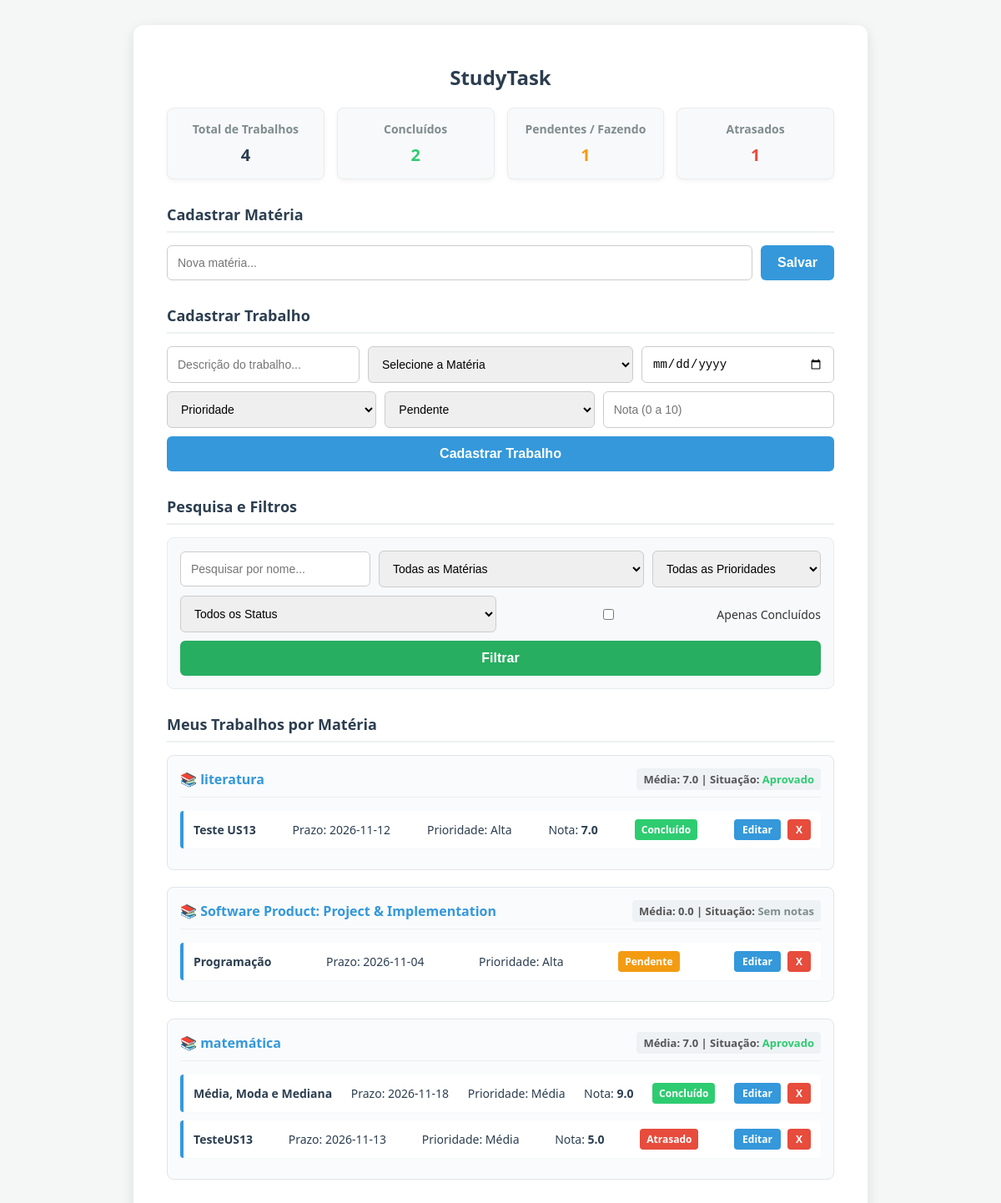
The page / on the database its author committed.
### tables this page shows
CREATE TABLE materias (
            id INTEGER PRIMARY KEY AUTOINCREMENT,
            nome TEXT NOT NULL
        );

CREATE TABLE trabalhos (
            id INTEGER PRIMARY KEY AUTOINCREMENT,
            descricao TEXT NOT NULL,
            materia_id INTEGER NOT NULL,
            prazo TEXT NOT NULL,
            prioridade TEXT NOT NULL,
            status TEXT NOT NULL,
            ativo INTEGER DEFAULT 1, nota REAL,
            FOREIGN KEY (materia_id) REFERENCES materias (id)
        );

### controller/rotas.py (the view, shortened to what this page needs)
@materia_bp.route('/', methods=['GET', 'POST'])
def home():
    filtro_materia = request.args.get('materia_id')
    filtro_prioridade = request.args.get('prioridade')
    filtro_status = request.args.get('status')
    termo_busca = request.args.get('busca')
    apenas_concluidos = request.args.get('apenas_concluidos') == '1'
    materias_salvas = buscar_materias()
    trabalhos_salvos = buscar_trabalhos(
        materia_id=filtro_materia,
        prioridade=filtro_prioridade,
        status=filtro_status,
        busca=termo_busca,
        apenas_concluidos=apenas_concluidos
    )
    todos_trabalhos = buscar_trabalhos()
    total_geral = len(todos_trabalhos)
    total_concluidos = sum(1 for t in todos_trabalhos if t[5] == 'Concluído')
    total_pendentes = sum(1 for t in todos_trabalhos if t[5] in ['Pendente', 'Fazendo'])
    total_atrasados = sum(1 for t in todos_trabalhos if t[5] == 'Atrasado')
    totais = {
        'geral': total_geral,
        'concluidos': total_concluidos,
        'pendentes': total_pendentes,
        'atrasados': total_atrasados
    }
    medias_materias = {}
    for materia in materias_salvas:
        m_id, m_nome = materia[0], materia[1]
        trabalhos_materia = [t for t in todos_trabalhos if t[2] == m_nome and t[7] is not None]
        if trabalhos_materia:
            soma_notas = sum(t[7] for t in trabalhos_materia)
            media = soma_notas / len(trabalhos_materia)
            status_aprovacao = "Aprovado" if media >= 6.0 else "Reprovado"
        else:
            media = 0.0
            status_aprovacao = "Sem notas"
        medias_materias[m_id] = {
            'media': round(media, 2),
            'situacao': status_aprovacao
        }
    return render_template('index.html',
                           materias=materias_salvas,
                           trabalhos=trabalhos_salvos,
                           totais=totais,
                           medias_materias=medias_materias)

### model/materia_model.py (called while the page is built)
def get_conexao():
    return sqlite3.connect('banco.db')

def buscar_materias():
    conexao = get_conexao()
    cursor = conexao.cursor()
    cursor.execute('SELECT * FROM materias')
    resultado = cursor.fetchall()
    conexao.close()
    return resultado

### model/trabalho_model.py (called while the page is built)
def get_conexao():
    return sqlite3.connect('banco.db')

### templates/index.html (shortened to what this page needs)
<!DOCTYPE html>
<html lang="pt-br">
<head>
</head>
<body>
    <div class="container">
        <h1>StudyTask</h1>
        <div class="painel-totais">
            <div class="card-totais">
                <h3>Total de Trabalhos</h3>
                <p>{{ totais.geral }}</p>
            </div>
            <div class="card-totais">
                <h3>Concluídos</h3>
                <p style="color: #2ecc71;">{{ totais.concluidos }}</p>
            </div>
            <div class="card-totais">
                <h3>Pendentes / Fazendo</h3>
                <p style="color: #f39c12;">{{ totais.pendentes }}</p>
            </div>
            <div class="card-totais">
                <h3>Atrasados</h3>
                <p style="color: #e74c3c;">{{ totais.atrasados }}</p>
            </div>
        </div>
        <h2>Cadastrar Matéria</h2>
        <form method="POST" action="/">
            <input type="text" name="nome_materia" placeholder="Nova matéria..." required autocomplete="off">
            <button type="submit" style="flex: 0 1 auto;">Salvar</button>
        </form>
        {% set t = trabalho_edicao %}
        <h2>{% if t %}Editar Trabalho{% else %}Cadastrar Trabalho{% endif %}</h2>
        <form method="POST" action="{% if t %}{{ url_for('materia.editar_trabalho', trabalho_id=t[0]) }}{% else %}/{% endif %}">
            <input type="text" name="descricao_trabalho" placeholder="Descrição do trabalho..." required autocomplete="off" value="{{ t[1] if t else '' }}">
            <select name="materia_id" required>
                <option value="" disabled {% if not t %}selected{% endif %}>Selecione a Matéria</option>
            </select>
            <input type="date" name="prazo" required value="{{ t[3] if t else '' }}">
            <select name="prioridade" required>
                <option value="" disabled {% if not t %}selected{% endif %}>Prioridade</option>
            </select>
            <select name="status" required>
                <option value="Pendente" {% if t and t[5] == 'Pendente' %}selected{% endif %}>Pendente</option>
            </select>
            <input type="number" step="0.1" min="0" max="10" name="nota" placeholder="Nota (0 a 10)" value="{{ t[6] if t and t[6] is not none else '' }}">
            <button type="submit">{% if t %}Salvar Alterações{% else %}Cadastrar Trabalho{% endif %}</button>
        </form>
        <h2>Pesquisa e Filtros</h2>
        <form method="GET" action="/" style="background: #f8f9fa; padding: 15px; border-radius: 8px; border: 1px solid #e9ecef; align-items: center;">
            <input type="text" name="busca" placeholder="Pesquisar por nome..." value="{{ request.args.get('busca', '') }}">
            <select name="materia_id">
                <option value="">Todas as Matérias</option>
            </select>
            <select name="prioridade">
                <option value="">Todas as Prioridades</option>
            </select>
            <select name="status">
                <option value="">Todos os Status</option>
            </select>
            <label style="display: flex; align-items: center; gap: 6px; font-size: 14px; cursor: pointer; flex: 1 1 150px;">
                <input type="checkbox" name="apenas_concluidos" value="1" {% if request.args.get('apenas_concluidos') == '1' %}checked{% endif %}>
                Apenas Concluídos
            </label>
            <button type="submit" style="background-color: #27ae60; flex: 1 1 100%;">Filtrar</button>
        </form>
        <h2>Meus Trabalhos por Matéria</h2>
        {% for materia in materias %}
            <div class="bloco-materia">
                <h3>
                    <span>📚 {{ materia[1] }}</span>
                    {% if medias_materias and materia[0] in medias_materias %}
                        {% set info = medias_materias[materia[0]] %}
                        <div class="info-media">
                            Média: <strong>{{ info.media }}</strong> |
                            Situação:
                            <span class="{% if info.situacao == 'Aprovado' %}situacao-aprovado{% elif info.situacao == 'Reprovado' %}situacao-reprovado{% else %}situacao-neutro{% endif %}">
                                {{ info.situacao }}
                            </span>
                        </div>
                    {% endif %}
                </h3>
                <ul>
                    {% for trabalho in trabalhos %}
                        {% if trabalho[2] == materia[1] %}
                            <li>
                                <div class="trabalho-info">
                                    <strong>{{ trabalho[1] }}</strong>
                                    <span>Prazo: {{ trabalho[3] }}</span>
                                    <span>Prioridade: {{ trabalho[4] }}</span>
                                    {% if trabalho[7] is not none %}
                                        <span>Nota: <strong>{{ trabalho[7] }}</strong></span>
                                    {% endif %}
                                    <span class="badge
                                        {% if trabalho[5] == 'Concluído' %}bg-concluido
                                        {% elif trabalho[5] == 'Fazendo' %}bg-fazendo
                                        {% elif trabalho[5] == 'Atrasado' %}bg-atrasado
                                        {% else %}bg-pendente{% endif %}">
                                        {{ trabalho[5] }}
                                    </span>
                                    <div class="acoes">
                                        <a href="{{ url_for('materia.editar_trabalho', trabalho_id=trabalho[0]) }}" class="btn-editar">Editar</a>
                                        <a href="{{ url_for('materia.desativar', trabalho_id=trabalho[0]) }}" class="btn-desativar" onclick="return confirm('Tem certeza que deseja inativar este trabalho?')">X</a>
                                    </div>
                                </div>
                            </li>
                        {% endif %}
                    {% endfor %}
                </ul>
            </div>
        {% else %}
            <p style="color: #7f8c8d; text-align: center;">Nenhuma matéria cadastrada.</p>
        {% endfor %}
    </div>
</body>
</html>

### templates/index.html (style rules this page uses)
body { font-family: 'Segoe UI', Tahoma, Geneva, Verdana, sans-serif; background-color: #f4f7f6; color: #333; display: flex; justify-content: center; padding: 30px 20px; margin: 0; }
.container { background: #ffffff; padding: 30px 40px; border-radius: 12px; box-shadow: 0 4px 15px rgba(0, 0, 0, 0.1); width: 100%; max-width: 800px; }
h1 { text-align: center; font-size: 24px; color: #2c3e50; margin-bottom: 20px; }
.painel-totais { display: grid; grid-template-columns: repeat(auto-fit, minmax(150px, 1fr)); gap: 15px; margin-bottom: 30px; }
.card-totais { background: #f8f9fa; padding: 15px; border-radius: 8px; text-align: center; border: 1px solid #e9ecef; box-shadow: 0 2px 5px rgba(0,0,0,0.05); }
.card-totais h3 { margin: 0; font-size: 14px; color: #7f8c8d; }
.card-totais p { margin: 8px 0 0 0; font-size: 20px; font-weight: bold; color: #2c3e50; }
form { display: flex; flex-wrap: wrap; gap: 10px; margin-bottom: 30px; }
input, select { flex: 1 1 150px; padding: 12px; border: 1px solid #ccc; border-radius: 6px; font-size: 14px; outline: none; }
button { background-color: #3498db; color: white; border: none; padding: 12px 20px; border-radius: 6px; cursor: pointer; font-size: 16px; font-weight: bold; flex: 1 1 100%; }
h2 { font-size: 18px; color: #2c3e50; border-bottom: 2px solid #ecf0f1; padding-bottom: 8px; margin-top: 25px; margin-bottom: 15px; }
.bloco-materia { background: #fafbfc; border: 1px solid #e1e4e8; border-radius: 8px; padding: 15px; margin-bottom: 20px; }
.bloco-materia h3 { margin-top: 0; color: #3498db; font-size: 16px; border-bottom: 1px solid #eee; padding-bottom: 8px; display: flex; justify-content: space-between; align-items: center; }
.info-media { font-size: 13px; color: #555; background: #eef2f5; padding: 4px 8px; border-radius: 4px; }
.situacao-aprovado { font-weight: bold; color: #2ecc71; }
.situacao-neutro { font-weight: bold; color: #7f8c8d; }
ul { list-style: none; padding: 0; margin: 0; }
li { background: #ffffff; border-left: 4px solid #3498db; margin-bottom: 10px; padding: 10px 12px; border-radius: 4px; font-size: 14px; color: #2c3e50; box-shadow: 0 1px 3px rgba(0,0,0,0.02); }
.trabalho-info { display: flex; justify-content: space-between; align-items: center; gap: 10px; flex-wrap: wrap; }
.badge { padding: 4px 8px; border-radius: 4px; font-size: 12px; font-weight: bold; color: white; }
.bg-pendente { background-color: #f39c12; }
.bg-concluido { background-color: #2ecc71; }
.bg-atrasado { background-color: #e74c3c; }
.btn-editar { background-color: #3498db; color: white; padding: 4px 10px; border-radius: 4px; font-size: 12px; font-weight: bold; text-decoration: none; }
.btn-desativar { background-color: #e74c3c; color: white; padding: 4px 10px; border-radius: 4px; font-size: 12px; font-weight: bold; text-decoration: none; }
.acoes { display: flex; gap: 8px; align-items: center; }

### rows shown on the page
materias: nome "literatura", media "7.0", situacao "Aprovado"
trabalhos: descricao "Teste US13", prazo "2026-11-12", prioridade "Alta", nota "7.0", status "Concluído"
materias: nome "Software Product: Project & Implementation", media "0.0", situacao "Sem notas"
trabalhos: descricao "Programação", prazo "2026-11-04", prioridade "Alta", status "Pendente"
materias: nome "matemática", media "7.0", situacao "Aprovado"
trabalhos: descricao "Média, Moda e Mediana", prazo "2026-11-18", prioridade "Média", nota "9.0", status "Concluído"
trabalhos: descricao "TesteUS13", prazo "2026-11-13", prioridade "Média", nota "5.0", status "Atrasado"

### other values the page prints
{{ totais.geral }} "4"
{{ totais.concluidos }} "2"
{{ totais.pendentes }} "1"
{{ totais.atrasados }} "1"
